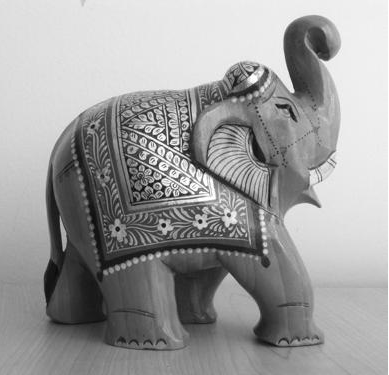
#> input picture images/elephent.png, 389 x 375 px
$ python bruit.py
#> lines starting #> are read from the running program, lines starting #| are printed output that depends on the picture
#> in demonstrate_noise, img is the input picture: shape (375, 389); min 0, max 255, mean 156.4
import cv2
import numpy as np
import matplotlib.pyplot as plt

def apply_noise(image, noise_type='gaussian', intensity=25):
    """
    Apply noise to an image.

    Parameters:
    -----------
    image : numpy.ndarray
        Input image
    noise_type : str
        Type of noise ('gaussian', 'salt_pepper', 'uniform')
    intensity : float
        Noise intensity (écart-type pour gaussian, probabilité pour salt_pepper, amplitude pour uniform)

    Returns:
    --------
    noisy_img : numpy.ndarray
        Image with added noise
    """
#> called with noise_type = 'gaussian', intensity = 25
    # Convert to float for calculation
    img_float = image.astype(np.float32)

    if noise_type == 'gaussian':
        # Gaussian noise
        noise = np.random.normal(0, intensity, image.shape)
        noisy_img = img_float + noise
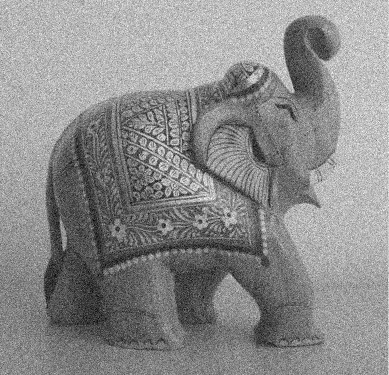
#> noisy_img: shape (375, 389) float64; min -59.65, max 334.7, mean 156.5; drawn with min black and max white

    elif noise_type == 'salt_pepper':
        # Salt and pepper noise
        noisy_img = img_float.copy()
        # Salt noise (white pixels)
        salt = np.random.random(image.shape) < intensity/2
        noisy_img[salt] = 255
        # Pepper noise (black pixels)
        pepper = np.random.random(image.shape) < intensity/2
        noisy_img[pepper] = 0

    elif noise_type == 'uniform':
        # Uniform noise
        noise = np.random.uniform(-intensity, intensity, image.shape)
        noisy_img = img_float + noise

    # Clip values to valid range and convert back to uint8
    noisy_img = np.clip(noisy_img, 0, 255).astype(np.uint8)
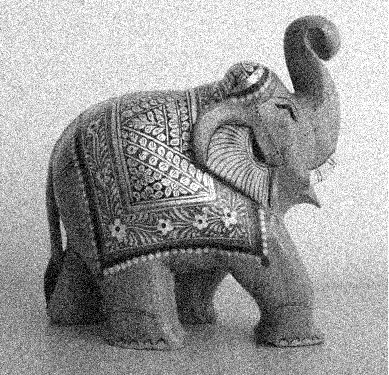
#> noisy_img: shape (375, 389); min 0, max 255, mean 155.4

    return noisy_img

def demonstrate_noise(image_path, save_path='noisy_image.jpg'):
    # Read the image
    img = cv2.imread(image_path, cv2.IMREAD_GRAYSCALE)
    if img is None:
        print(f"Error: Could not read image at {image_path}")
        return

    # Set noise parameters
    noise_type = 'gaussian'  # 'gaussian', 'salt_pepper', 'uniform'
    intensity = 25           # σ pour gaussian, probabilité pour salt_pepper, amplitude pour uniform

    # Apply noise
    noisy = apply_noise(img, noise_type, intensity)

    # Save the noisy image
    cv2.imwrite(save_path, noisy)
    print(f"Noisy image saved to {save_path}")

    # Display original and noisy images
    plt.figure(figsize=(12, 6))
    plt.subplot(121), plt.imshow(img, cmap='gray'), plt.title('Original Image')
    if noise_type == 'gaussian':
        plt.subplot(122), plt.imshow(noisy, cmap='gray'), plt.title(f'Gaussian Noise (σ={intensity}, sans unité)')
    elif noise_type == 'salt_pepper':
        plt.subplot(122), plt.imshow(noisy, cmap='gray'), plt.title(f'Salt & Pepper Noise (p={intensity}, probabilité)')
    elif noise_type == 'uniform':
        plt.subplot(122), plt.imshow(noisy, cmap='gray'), plt.title(f'Uniform Noise (A={intensity}, amplitude)')
    plt.tight_layout()
    plt.show()
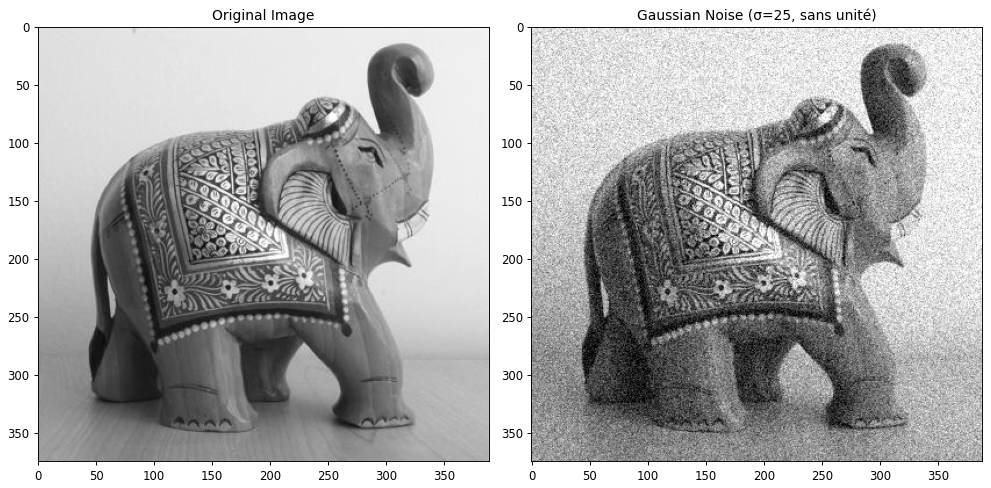
#> figure drawn by matplotlib, 2 panels

    return img, noisy

original, contrast_adjusted = demonstrate_noise('images/elephent.png', 'images/elephant_contrast_2.png')

$ run again, with images/elephant_rotate_16.png copied over images/elephent.png
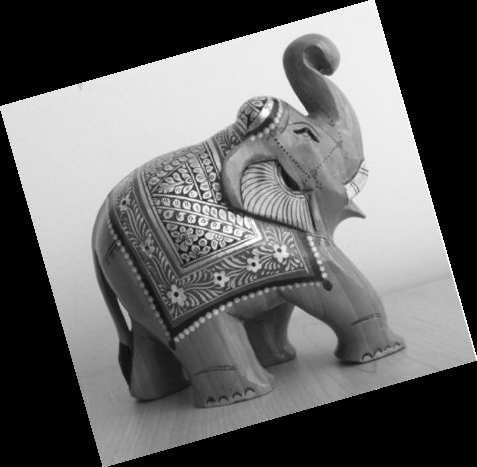
#> input picture images/elephant_rotate_16.png, 477 x 467 px
#> in apply_noise, `noisy_img = img_float + noise`:
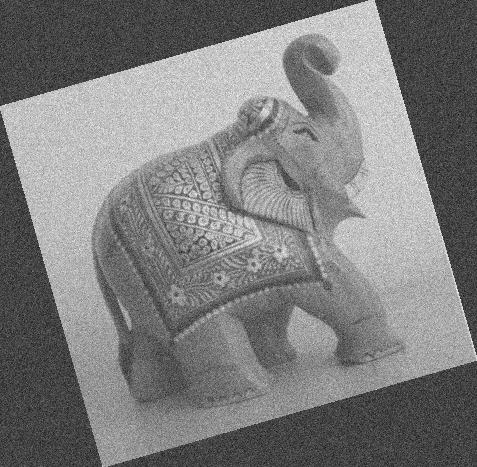
#> noisy_img: shape (467, 477) float64; min -121.3, max 334.1, mean 103.4; drawn with min black and max white
#> in demonstrate_noise, `plt.show()`:
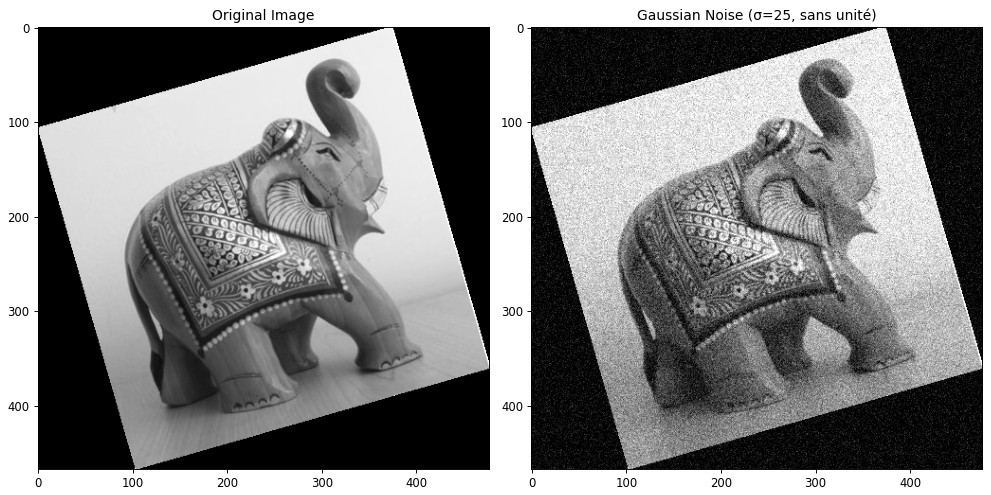
#> figure drawn by matplotlib, 2 panels

$ run again, with images/elephant_rotated.png copied over images/elephent.png
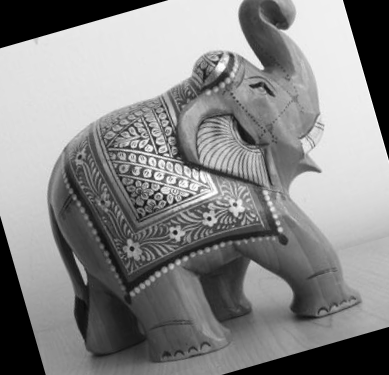
#> input picture images/elephant_rotated.png, 389 x 375 px
#> in demonstrate_noise, img is the input picture: shape (375, 389); min 0, max 255, mean 135.9
#> in apply_noise, `noisy_img = img_float + noise`:
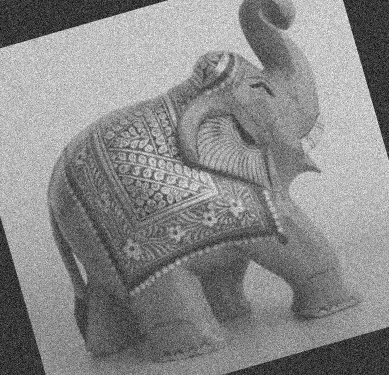
#> noisy_img: shape (375, 389) float64; min -93.6, max 335, mean 136; drawn with min black and max white
#> in demonstrate_noise, `plt.show()`:
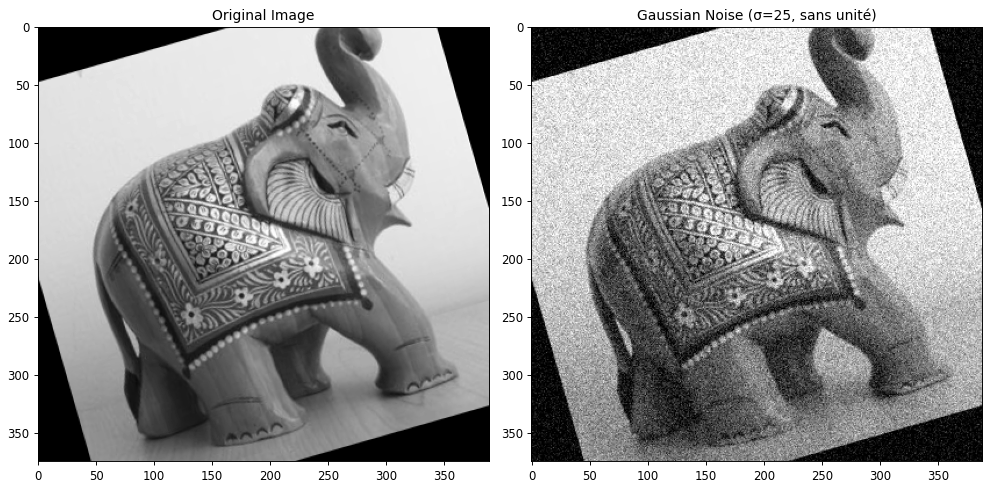
#> figure drawn by matplotlib, 2 panels
